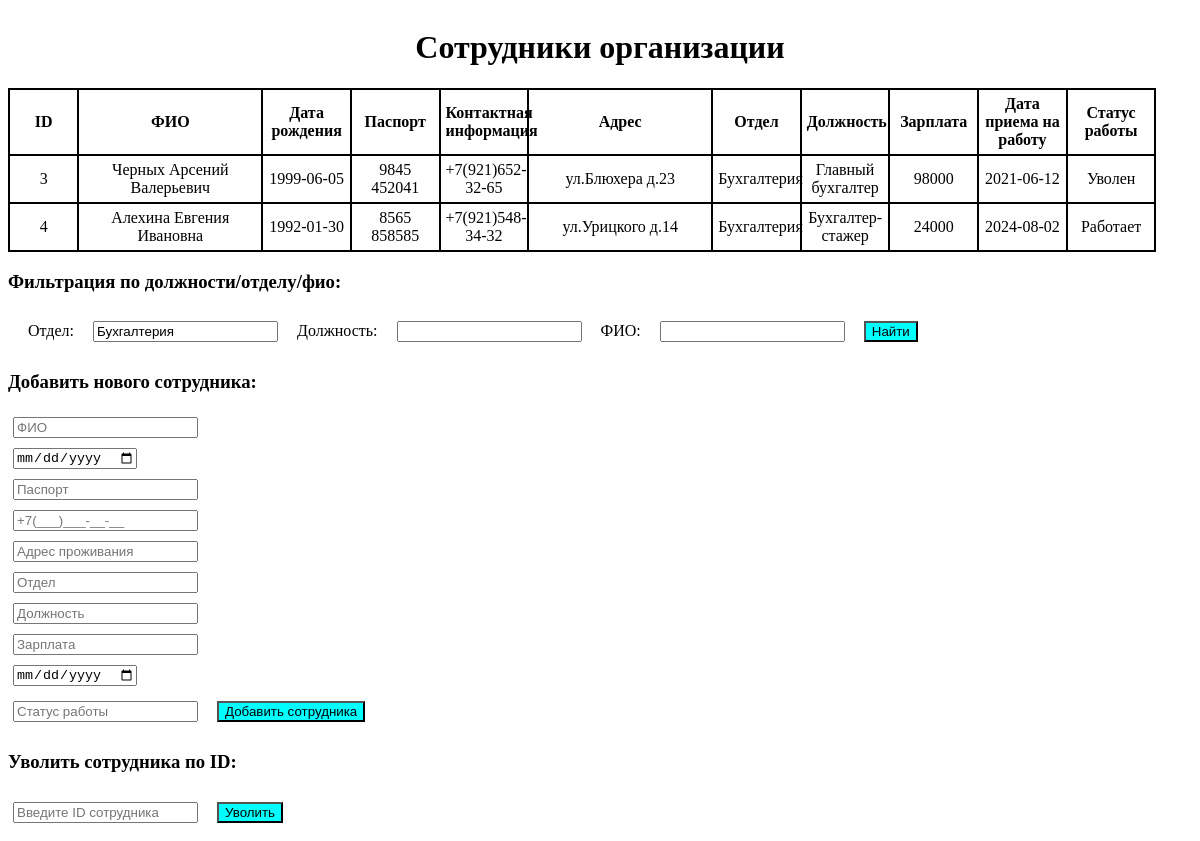
The page /index.php?FOtdel=Бухгалтерия on the database its author committed.
### tables this page shows
CREATE TABLE `sotr` (
  `ID` int(11) NOT NULL,
  `FIO` varchar(75) NOT NULL,
  `DataRozhdenia` date NOT NULL,
  `Pasport` varchar(15) NOT NULL,
  `KontaktnayaInfa` varchar(75) NOT NULL,
  `Adres` varchar(75) NOT NULL,
  `Otdel` varchar(75) NOT NULL,
  `Dolzhnost` varchar(75) NOT NULL,
  `Zarplata` int(11) NOT NULL,
  `DataPrinatia` date NOT NULL,
  `Statusr` varchar(10) NOT NULL
);

### index.php (the view, shortened to what this page needs)
<!DOCTYPE html>
<html lang="en">
<head>
    <link href="style.css" rel="stylesheet" type="text/css">
</head>
<body>
<?php
require_once 'config.php';
$FOtdel = isset($_GET['FOtdel']) ?$_GET['FOtdel'] : '';
$FDolzhnost = isset($_GET['FDolzhnost']) ?$_GET['FDolzhnost'] : '';$FFIO = isset($_GET['FFIO']) ?$_GET['FFIO'] : '';
$query = "SELECT * FROM sotr WHERE 1=1";
if ($FOtdel) {
    $query .= " AND Otdel LIKE '%$FOtdel%'";
}
$result = mysqli_query($conn, $query);
$list = array();
while ($row = mysqli_fetch_assoc($result)) {
$list[] = $row;
}
?>
<h1>Сотрудники организации</h1>
<table>
<thead>
    <th style=width:5%>ID</th>
    <th style=width:15%;>ФИО</th>
    <th>Дата рождения</th>
    <th>Паспорт</th>
    <th>Контактная информация</th>
    <th style=width:15%;>Адрес</th>
    <th>Отдел</th>
    <th>Должность</th>
    <th>Зарплата</th>
    <th>Дата приема на работу</th>
    <th>Статус работы</th>
</thead>
<tbody>
    <?php foreach($list as $item): ?>
        <tr>
            <td> <?php echo htmlspecialchars($item['ID']);?></td>
            <td> <?php echo htmlspecialchars($item['FIO']);?></td>
            <td> <?php echo htmlspecialchars($item['DataRozhdenia']);?></td>
            <td> <?php echo htmlspecialchars($item['Pasport']);?></td>
            <td> <?php echo htmlspecialchars($item['KontaktnayaInfa']);?></td>
            <td> <?php echo htmlspecialchars($item['Adres']);?></td>
            <td> <?php echo htmlspecialchars($item['Otdel']);?></td>
            <td> <?php echo htmlspecialchars($item['Dolzhnost']);?></td>
            <td> <?php echo htmlspecialchars($item['Zarplata']);?></td>
            <td> <?php echo htmlspecialchars($item['DataPrinatia']);?></td>
            <td> <?php echo htmlspecialchars($item['Statusr']);?></td>
        </tr>
    <?php endforeach; ?>
</tbody>
</table>
<h3> Фильтрация по должности/отделу/фио: </h3>
<form class = "filtr" method="GET" action="">
    <label class = "filtr" for="Otdel">Отдел:</label>
    <input type="text" id="Otdel" name="FOtdel" value="<?php echo htmlspecialchars($FOtdel); ?>">
    <label class = "filtr" for="Dolzhnost">Должность:</label>
    <input type="text" id="Dolzhnost" name="FDolzhnost" value="<?php echo htmlspecialchars($FDolzhnost); ?>">
    <label class = "filtr" for="FIO">ФИО:</label>
    <input type="text" id="FIO" name="FFIO" value="<?php echo htmlspecialchars($FFIO); ?>">
    <button type="submit">Найти</button>
</form>
<h3>Добавить нового сотрудника:</h3>
<form method="POST" action="">
<input type="text" name="FIO" placeholder="ФИО" required><br>
<input type="date" name="DataRozhdenia" placeholder="Дата рождения" required><br>
<input type="text" name="Pasport" placeholder="Паспорт" required><br>
<input type="text" name="KontaktnayaInfa" placeholder="+7(___)___-__-__" required><br>
<input type="text" name="Adres" placeholder="Адрес проживания" required><br>
<input type="text" name="Otdel" placeholder="Отдел" required><br>
<input type="text" name="Dolzhnost" placeholder="Должность" required><br>
<input type="number" name="Zarplata" placeholder="Зарплата" required><br>
<input type="date" name="DataPrinatia" placeholder="Дата принятия на работу" required><br>
<input type="text" name="Statusr" placeholder="Статус работы" required>
<button type="submit">Добавить сотрудника</button>
</form>
<h3>Уволить сотрудника по ID:</h3>
<form method="POST" action="">
<input type="number" name="id" placeholder="Введите ID сотрудника" required>
<button type="submit">Уволить</button>
</form>
</body>
</html>

### style.css (style rules this page uses)
h1 { text-align: center; }
body { font-size: 16px; align-content: center; }
table { table-layout: fixed; width: 97%; border-collapse: collapse; border: 2px solid rgb(0, 0, 0); }
th, td { padding: 5px; border: 2px solid rgb(0, 0, 0); text-align: center; }
.filtr { margin: 10px; font-size: 16px; align-content: center; }
button { margin: 10px; background-color:aqua; }
label { margin: 5px; }
input { margin: 5px; }

### rows shown on the page
sotr: ID "3", FIO "Черных Арсений Валерьевич", DataRozhdenia "1999-06-05", Pasport "9845 452041", KontaktnayaInfa "+7(921)652-32-65", Adres "ул.Блюхера д.23", Otdel "Бухгалтерия", Dolzhnost "Главный бухгалтер", Zarplata "98000", DataPrinatia "2021-06-12", Statusr "Уволен"
sotr: ID "4", FIO "Алехина Евгения Ивановна", DataRozhdenia "1992-01-30", Pasport "8565 858585", KontaktnayaInfa "+7(921)548-34-32", Adres "ул.Урицкого д.14", Otdel "Бухгалтерия", Dolzhnost "Бухгалтер-стажер", Zarplata "24000", DataPrinatia "2024-08-02", Statusr "Работает"
